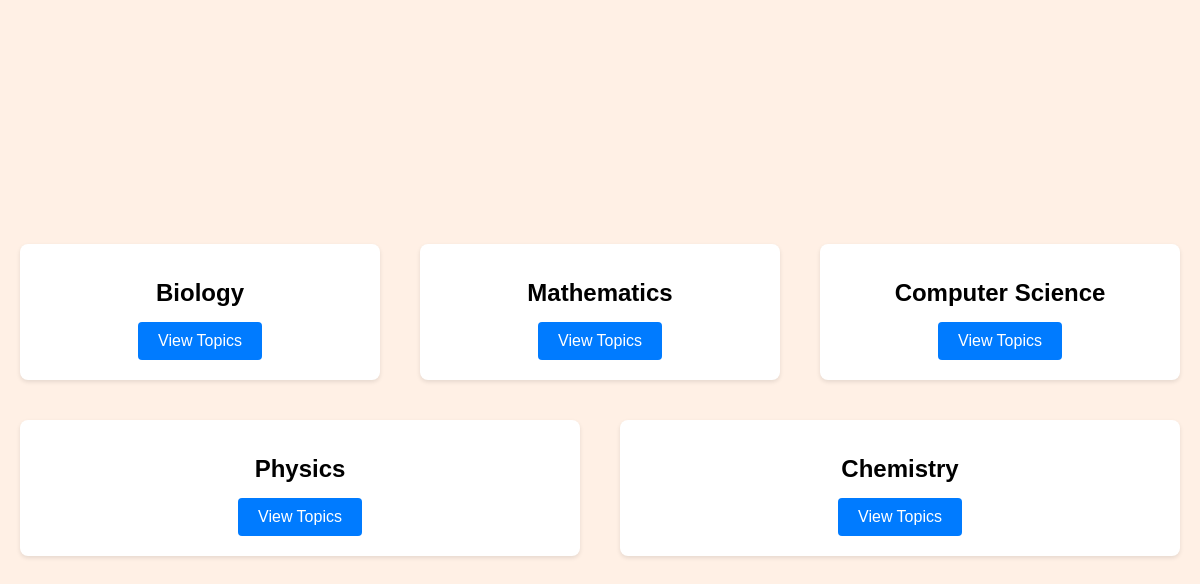
The app's page /LW/classes/3/subjects/, older data.
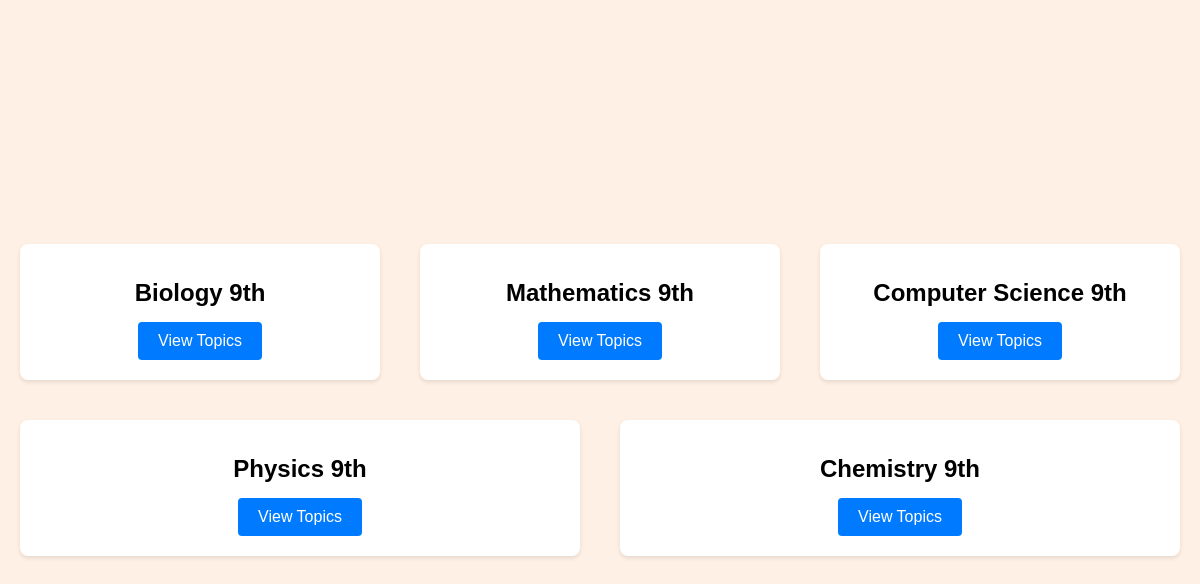
The same page, newer data.
### LW/models.py (models this page shows, shortened)
class Subject(models.Model):
    name = models.CharField(max_length=50)
    classes = models.ForeignKey(Classes, on_delete=models.CASCADE)

### LW/views.py (the view)
# urls.py: path('classes/<int:class_id>/subjects/', views.subject_list, name='subject_list'),
def subject_list(request, class_id):
    classes = Classes.objects.get(pk=class_id)
    subjects = Subject.objects.filter(classes=classes)
    return render(request, 'LW/subject_list.html', {'classes': classes, 'subjects': subjects})

### LW/templates/LW/subject_list.html (shortened to what this page needs)
{% load static %}
<!DOCTYPE html>
<html>
<head>
    <link rel="stylesheet" type="text/css" href="{% static 'LW/style1.css' %}">
</head>
<body>
    {% block content %}
    <div class="subject-list-container">
        {% for subject in subjects %}
            <div class="subject-card">
                <h2>{{ subject.name }}</h2>
                <a href="{% url 'LW:topic_list' subject.id %}" class="button">View Topics</a>
            </div>
        {% endfor %}
    </div>
    {% endblock %}
</body>
</html>

Row changes from the older to the newer data that the page shows:
changed Subject: name "Biology" → "Biology 9th"
changed Subject: name "Mathematics" → "Mathematics 9th"
changed Subject: name "Computer Science" → "Computer Science 9th"
changed Subject: name "Physics" → "Physics 9th"
changed Subject: name "Chemistry" → "Chemistry 9th"
